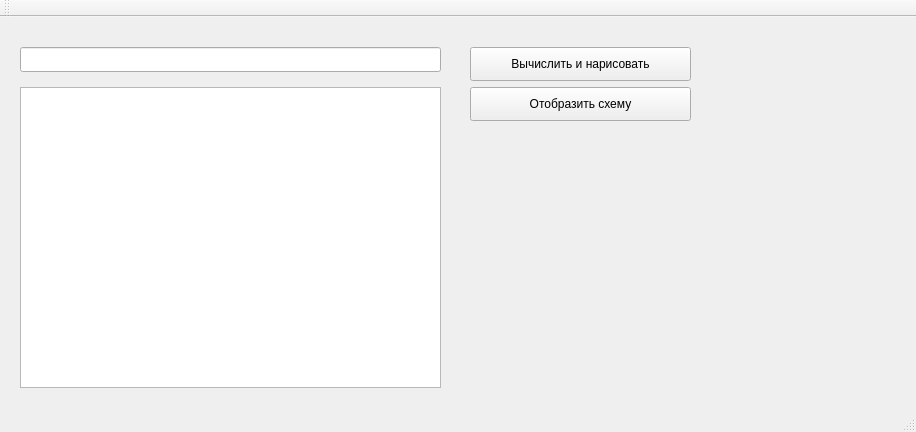
<?xml version="1.0" encoding="UTF-8"?>
<ui version="4.0">
 <class>WelcomeWindowClass</class>
 <widget class="QMainWindow" name="WelcomeWindowClass">
  <property name="geometry">
   <rect>
    <x>0</x>
    <y>0</y>
    <width>916</width>
    <height>432</height>
   </rect>
  </property>
  <property name="windowTitle">
   <string>WelcomeWindow</string>
  </property>
  <widget class="QWidget" name="centralWidget">
   <widget class="QLineEdit" name="lineEdit">
    <property name="geometry">
     <rect>
      <x>20</x>
      <y>30</y>
      <width>421</width>
      <height>25</height>
     </rect>
    </property>
   </widget>
   <widget class="QPushButton" name="pushButton">
    <property name="geometry">
     <rect>
      <x>470</x>
      <y>30</y>
      <width>221</width>
      <height>34</height>
     </rect>
    </property>
    <property name="text">
     <string>Вычислить и нарисовать</string>
    </property>
   </widget>
   <widget class="QPushButton" name="pushButton_2">
    <property name="geometry">
     <rect>
      <x>470</x>
      <y>70</y>
      <width>221</width>
      <height>34</height>
     </rect>
    </property>
    <property name="text">
     <string>Отобразить схему</string>
    </property>
   </widget>
   <widget class="QListWidget" name="listWidget">
    <property name="geometry">
     <rect>
      <x>20</x>
      <y>70</y>
      <width>421</width>
      <height>301</height>
     </rect>
    </property>
   </widget>
  </widget>
  <widget class="QMenuBar" name="menuBar">
   <property name="geometry">
    <rect>
     <x>0</x>
     <y>0</y>
     <width>916</width>
     <height>31</height>
    </rect>
   </property>
  </widget>
  <widget class="QToolBar" name="mainToolBar">
   <attribute name="toolBarArea">
    <enum>TopToolBarArea</enum>
   </attribute>
   <attribute name="toolBarBreak">
    <bool>false</bool>
   </attribute>
  </widget>
  <widget class="QStatusBar" name="statusBar"/>
 </widget>
 <layoutdefault spacing="6" margin="11"/>
 <resources>
  <include location="WelcomeWindow.qrc"/>
 </resources>
 <connections/>
</ui>
